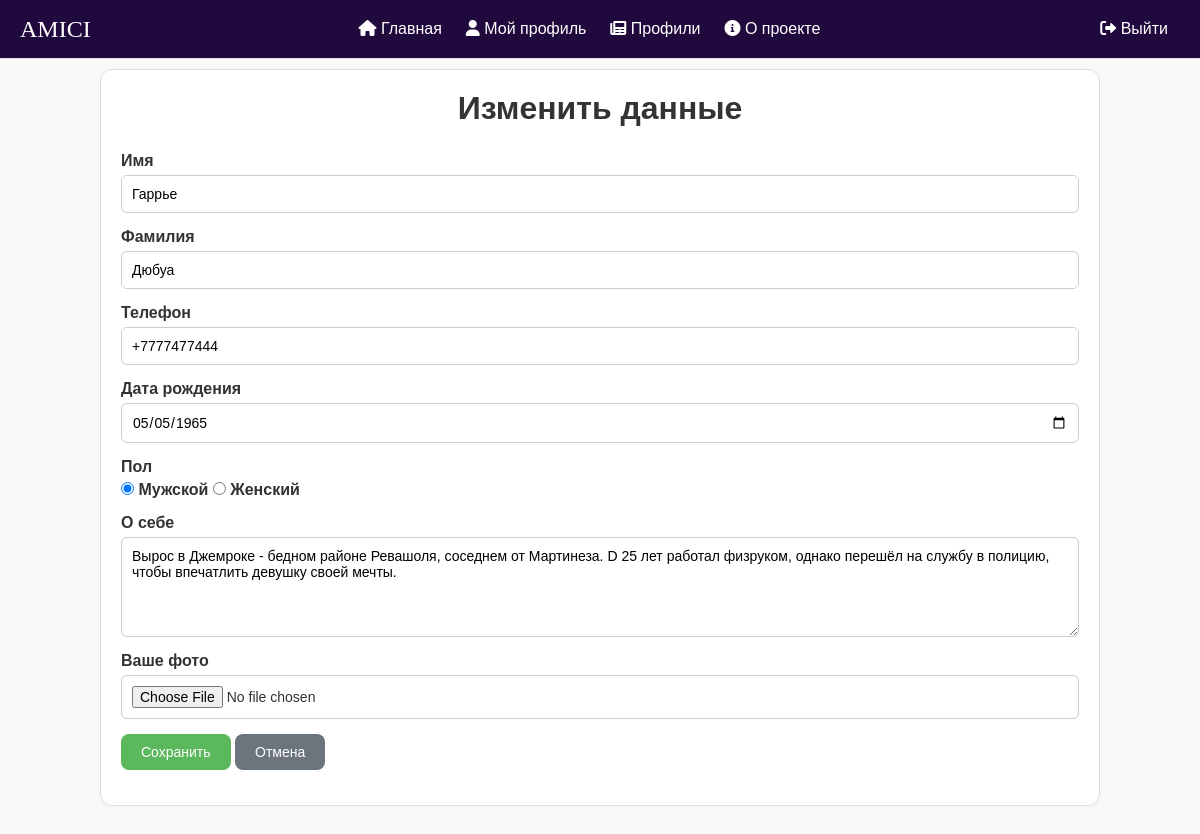
The app's page /blog/profiles/3/edit/ (signed in) with its own data.
### profiles/models.py (models this page shows, shortened)
class DataUser(models.Model):
    fname = models.CharField('Имя', max_length=50)
    lname = models.CharField('Фамилия', max_length=50)
    phone = models.CharField('Телефон', max_length=20)
    birth_date = models.DateField('Дата рождения', null=True, blank=True)
    gender = models.CharField('Пол', max_length=10)
    about = models.TextField('О себе', max_length=300, blank=True, null=True)
    photo = models.ImageField('Фото', upload_to='photos/', null=True, blank=True)
    created_at = models.DateTimeField('Создано', auto_now_add=True)
    user = models.OneToOneField(settings.AUTH_USER_MODEL, on_delete=models.CASCADE,
                             related_name='profile', null=True, blank=True, verbose_name='user')
    class Meta:
        ordering = ['-created_at']
        verbose_name = 'Данные пользователя'
        verbose_name_plural = 'Данные пользователей'

### profiles/views.py (the view, shortened to what this page needs)
# urls.py: path('<int:pk>/edit/', EntryUpdateView.as_view(), name='profiles-edit'),
class EntryUpdateView(LoginRequiredMixin, UpdateView):
    model = DataUser
    form_class = DataUserForm
    template_name = 'profiles/entry_form.html'
    def get_object(self, queryset=None):
        return self.request.user.profile

### templates/profiles/entry_form.html (shortened to what this page needs)
{% extends 'base.html' %}
{% block content %}
<div class="post-card">
  <h1 class="page-title">{% if object %}Изменить{% else %}Добавить{% endif %} данные</h1>
  <form method="post" class="form-group" enctype="multipart/form-data">
    <div class="form-group">
      <label>Имя</label>
      {{ form.fname }}
    </div>
    <div class="form-group">
      <label>Фамилия</label>
      {{ form.lname }}
    </div>
    <div class="form-group">
      <label>Телефон</label>
      {{ form.phone }}
    </div>
    <div class="form-group">
      <label>Дата рождения</label>
      {{ form.birth_date }}
    </div>
    <div class="form-group">
      <label>Пол</label>
      <div class="gender-options">
        {% for radio in form.gender %}
          <label class="radio-label">
            {{ radio.tag }}
            {{ radio.choice_label }}
          </label>
        {% endfor %}
      </div>
    </div>
    <div class="form-group">
      <label>О себе</label>
      {{ form.about }}
    </div>
    <div class="form-group">
      <label>Ваше фото</label>
      {{ form.photo }}
    </div>
    <div class="form-actions">
      <button type="submit" class="success-btn">Сохранить</button>
      {% if object %}
        {% if user.is_authenticated %}
          {% if object.user == user or user.is_staff %}
            <a href="/my_prof/" class="secondary-btn">Отмена</a>
          {% else %}
            <a href="{% if object %}/my_prof/{% else %}{% url 'profiles' %}{% endif %}" class="secondary-btn">Отмена</a>
          {% endif %}
        {% endif %}
      {% endif %}
    </div>
  </form>
</div>
{% endblock %}

### static/styles.css (style rules this page uses)
* { margin: 0; padding: 0; box-sizing: border-box; font-family: 'Nunito Light', sans-serif; }
body { background-color: #f9f9f9; color: #333; }
a { text-decoration: none; color: inherit; }
.page-title { margin-bottom: 25px; text-align: center; font-weight: bold; }
.post-card, .profile-card { background: white; border: 1px solid #ddd; border-radius: 12px; padding: 20px; margin-bottom: 20px; box-shadow: 0 2px 5px rgba(0,0,0,0.02); word-break: break-word; max-width: 1000px; min-width: 1000px; }
.comment-card, .post-card, .profile-card { opacity: 0; animation: slideInUp 0.6s ease-out 0.1s forwards; }
.btn-main, .search-btn, .primary-btn, .success-btn, .danger-btn, .secondary-btn, .btn-outline,.btn-primary { padding: 10px 20px; border-radius: 8px; border: none; cursor: pointer; transition: 0.2s; display: inline-flex; align-items: center; justify-content: center; font-weight: 500; text-decoration: none; font-size: 14px; }
.success-btn, .search-btn { background-color: #5cb85c; color: white; }
.secondary-btn { background: #6c757d; color: white; }
.form-group { margin-bottom: 15px; display: flex; flex-direction: column; }
.form-group label { margin-bottom: 5px; font-weight: 600; }
input[type="text"], input[type="password"], input[type="date"], input[type="file"], textarea { width: 100%; padding: 10px; border: 1px solid #ccc; border-radius: 6px; font-size: 14px; }
textarea { min-width: 300px; max-width: 1024px; min-height: 100px; max-height: 125px; }

### records on screen
DataUser: fname "Гаррье", lname "Дюбуа", phone "+7777477444", birth_date "05/05/1965", about "Вырос в Джемроке - бедном районе Ревашоля, соседнем от Мартинеза. D 25 лет работал физруком, однако перешёл на службу в полицию, чтобы впечатлить девушку своей мечты."

### other values on screen
{{ radio.choice_label }} "Мужской" "Женский"
